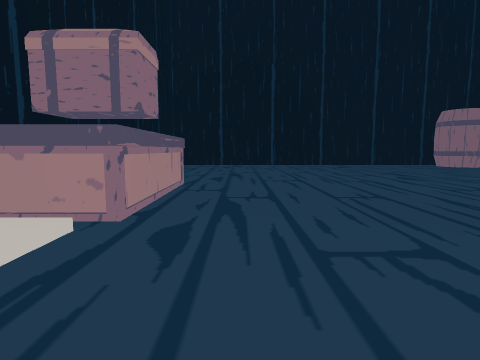
view 1 (above)

18 first-person views from a walk through a 3-D level made in the Unity game engine. The camera is 1.5 m above the floor, tilts 6° down and sees 80° across. The floor is counted in squares, 2 m on a side. Each view is taken from the middle of a square. On the plan, view 1 faces up. The plan holds only what a view shows up to about 10 squares ahead; the rest is blank. The place goes on beyond the plan.

view 2
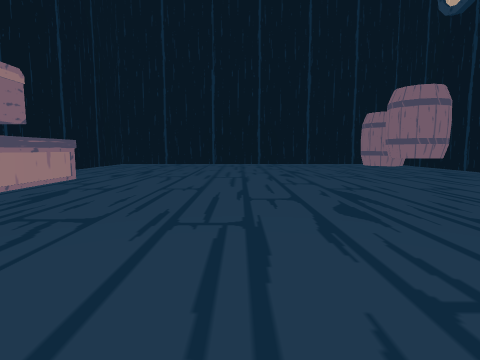

view 3
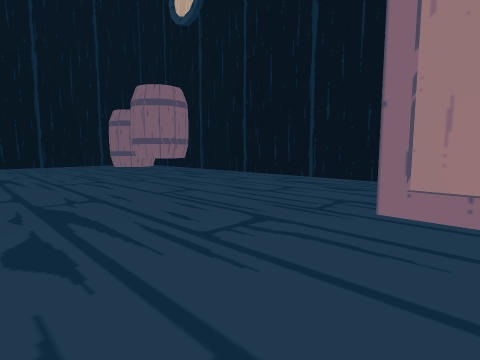

view 4
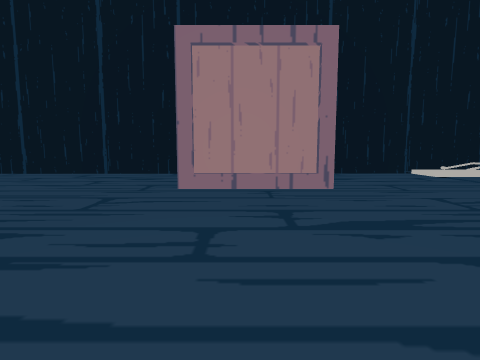

view 5
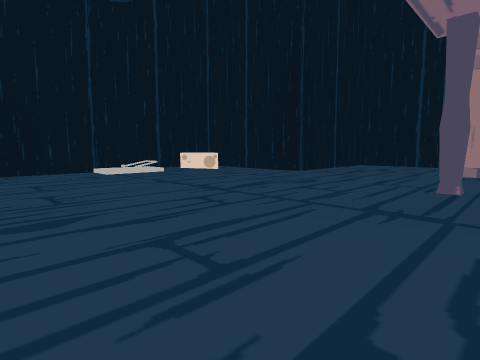

view 6
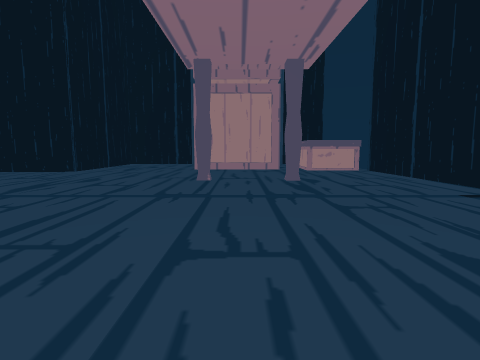

view 7
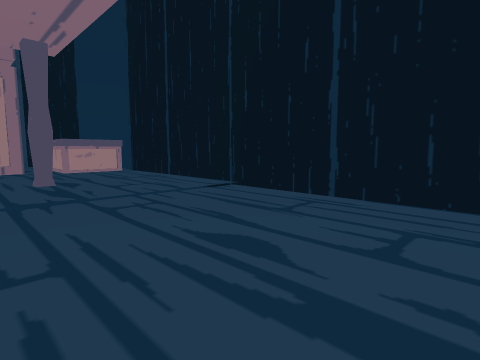

view 8
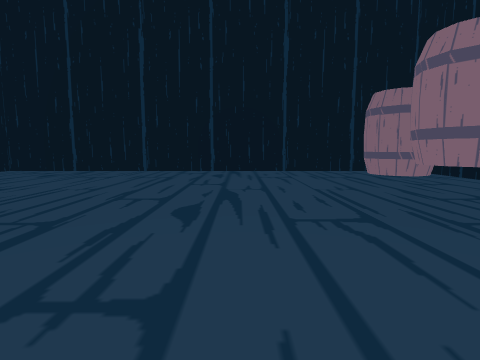

view 9
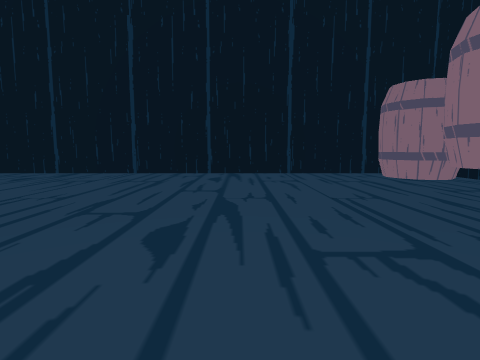

view 10
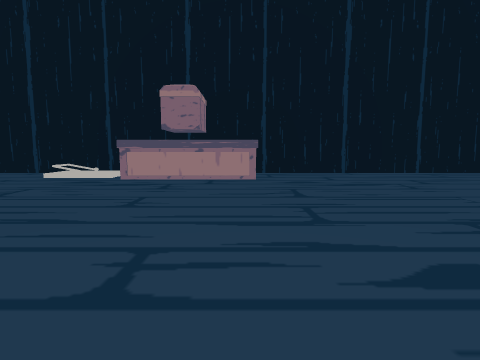

view 11
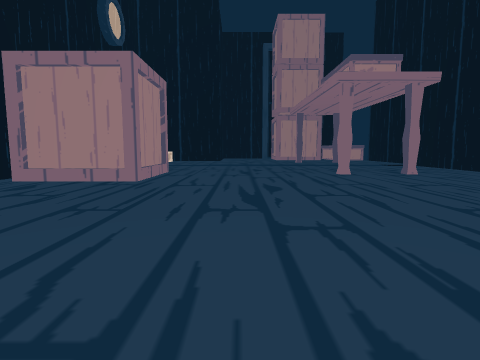

view 12
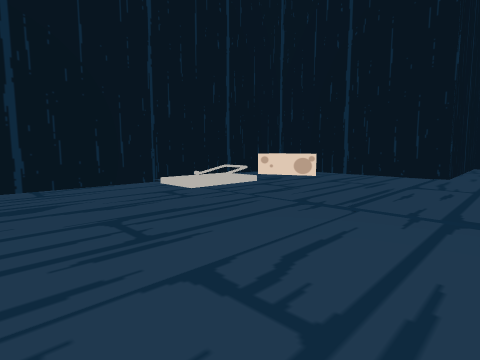

view 13
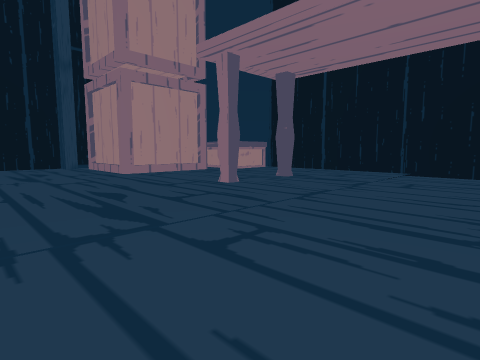

view 14
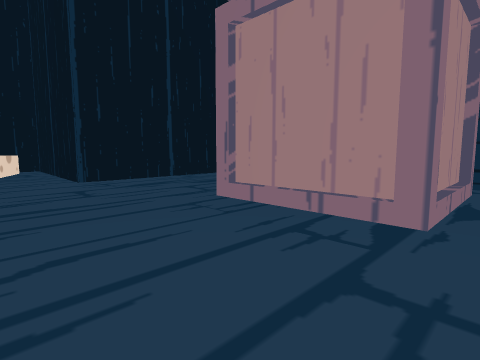

view 15
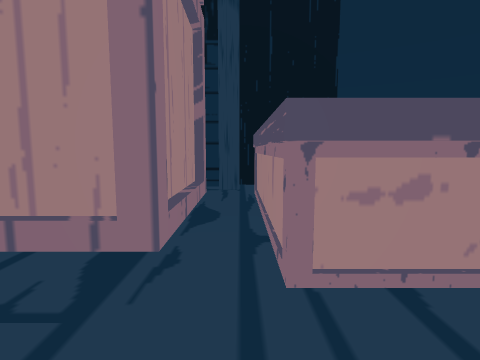

view 16
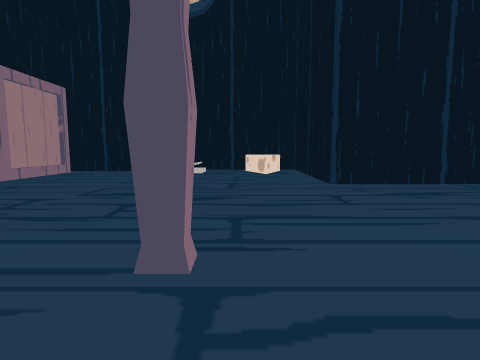

view 17
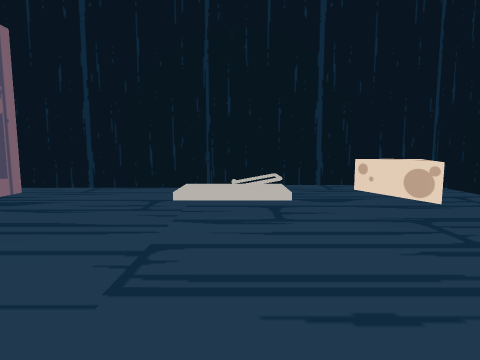

view 18
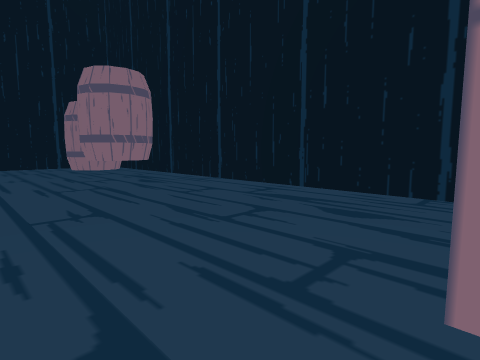

### Floor plan
Points are (right, up) in squares from view 1. A wall is a line through its corners. A room is listed if a view was taken in it or the views show most of it. See-through windows are left out.
Room 1 (views 1, 2, 3, 4, 5, 6, 7, 8, 9, 10, 11, 12, 13, 14, 15, 16, 17, 18)
walls: (2, -0.5) (2, -1); (-3.3, 2.1) (-3.3, -10.2); (2, -7.2) (2, -7.8); (-0.1, -7.2) (-0.1, -7.8); (1.7, -7.8) (1.7, -7.2); (11.2, 0.4) (11.2, 0.9); (11.2, 1.6) (11.2, 10.2); (10.4, -10.1) (11.2, -10.1) (11.2, -1.1); (-1, -14.4) (-0.5, -14.4); (3.8, -15.1) (4.9, -15.1); (6.3, -15) (6.2, -10) (9.1, -10.1); (-3.3, 14.1) (-3.3, 6.8); (-1.4, -15) (-0.9, -15); (9.6, 14.2) (-2.8, 14.2)
low walls: (11.2, 11.1) (11.2, 13)
objects: other object (-3, -14) to (-2, -11); other object (-3, 3) to (-2, 6); other object (0, -14) to (2, -11); other object (8, -1) to (10, 1); cheese (9, -9) to (10, -9); barrel (9, 9) to (10, 10); barrel (9, 12) to (10, 13)

Positions as (right, up) in squares from view 1, and headings:
1: (0, 0), facing up
2: (3, -1), facing up
3: (4, 0), facing up-right
4: (2, 0), facing right
5: (1, -2), facing down-right
6: (1, -1), facing down
7: (1, -1), facing down-left
8: (5, 4), facing up
9: (5, 5), facing up
10: (6, 6), facing left
11: (5, 8), facing down
12: (5, -2), facing down-right
13: (6, -3), facing down-left
14: (-1, -8), facing down-right
15: (-1, -9), facing down
16: (0, -8), facing right
17: (5, -6), facing right
18: (6, 1), facing up-right
